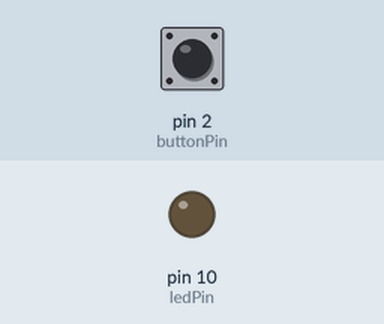
Simulated run of this sketch. Board: Arduino Uno, built with avr-gcc and run on an emulated ATmega328P. Parts: output pins drawn as LEDs (lit = HIGH). The inputs (shaded band) are chosen by the test bench; at power-on: pin 2 (buttonPin) HIGH.

Above: at 1.2 s.
1.3 s: pin 2 (buttonPin) pulled LOW for 0.15 s
At 1.38 s:
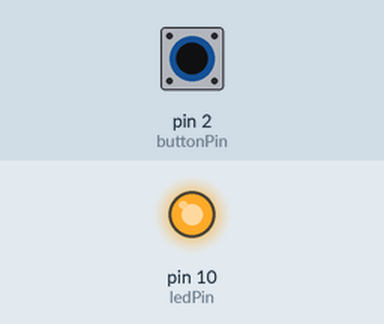
2.9 s: pin 2 (buttonPin) pulled LOW for 3.2 s
At 7.1 s:
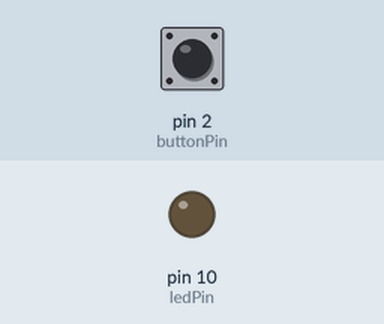
Timing chart, 0 to 8.6 s (numbered marks = the images above; inputs shaded):
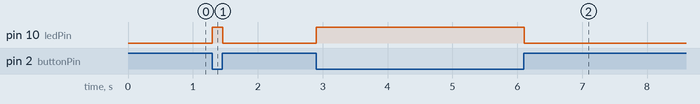

The sketch:

botaoLed.ino
```cpp
int buttonPin = 2;
int ledPin = 10;
int botaoStatus = 1;

void setup() {
  // put your setup code here, to run once:
  pinMode(ledPin, OUTPUT);
  pinMode(buttonPin, INPUT);
  digitalWrite(buttonPin, HIGH);
}

void loop() {
  // put your main code here, to run repeatedly:
  botaoStatus = digitalRead(buttonPin);
  if (LOW == botaoStatus ){
    digitalWrite(ledPin, HIGH);
  }else{
    digitalWrite(ledPin, LOW);
  }
  delay(20);
}
```

Measured:
- after the input at 1.3 s, pin 10 (ledPin): LOW → HIGH at once, → LOW 0.16 s later
- after the input at 2.9 s, pin 10 (ledPin): LOW → HIGH at once, → LOW 3.2 s later
